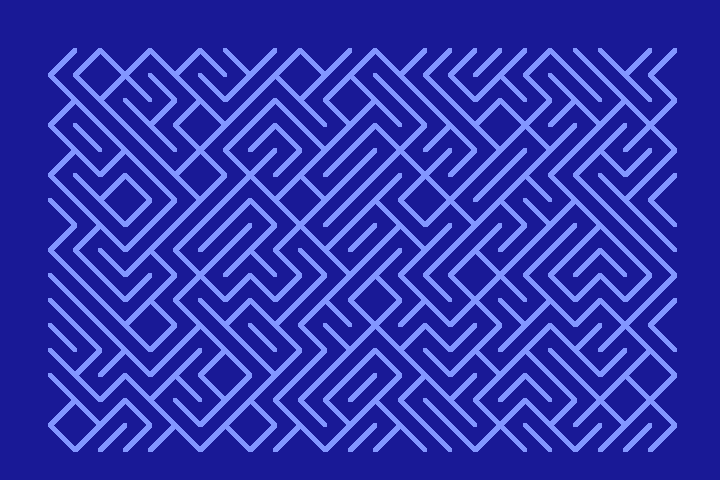
Frame 1 (no input)
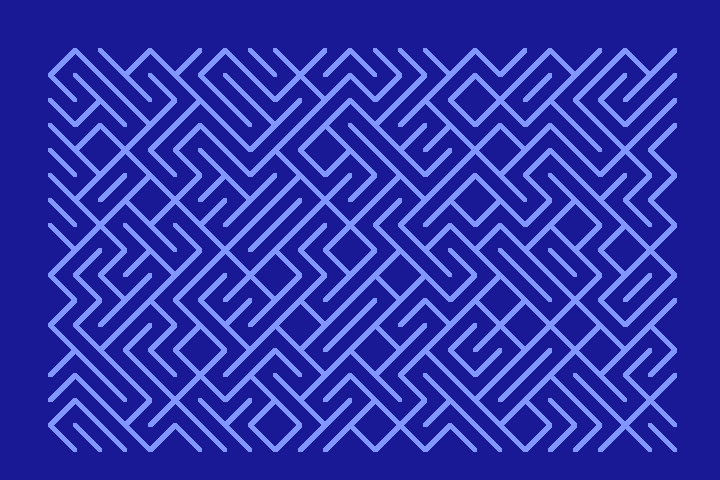
Frame 2 (the mouse pressed at the canvas centre, redrawn once)

The Processing sketch that drew these frames (run headless with seeded random() and noise(); the mouse was pressed at the canvas centre and the sketch redrawn once):

// Processing sketch: FinalModification
// ── FinalModification.pde

	public void setup() {
	  size(720, 480); 
    noSmooth();	  
    background(100);
	}

	public void draw() {
		  noLoop();
		  background(25, 25, 150);
		  stroke(130, 150, 255);
		  strokeWeight(5);
		  
		  
		  for (int x=50; x < width-50; x += 25) {
		    for (int y=50; y < height-50; y += 25) {
				if (random(0,1) < 0.5) {
		          line(x,y, x+25, y+25);
		        } else {
		          line(x, y+25, x+25, y);
		        }
		    }
		  }
		  
		  
		  
		}
	
